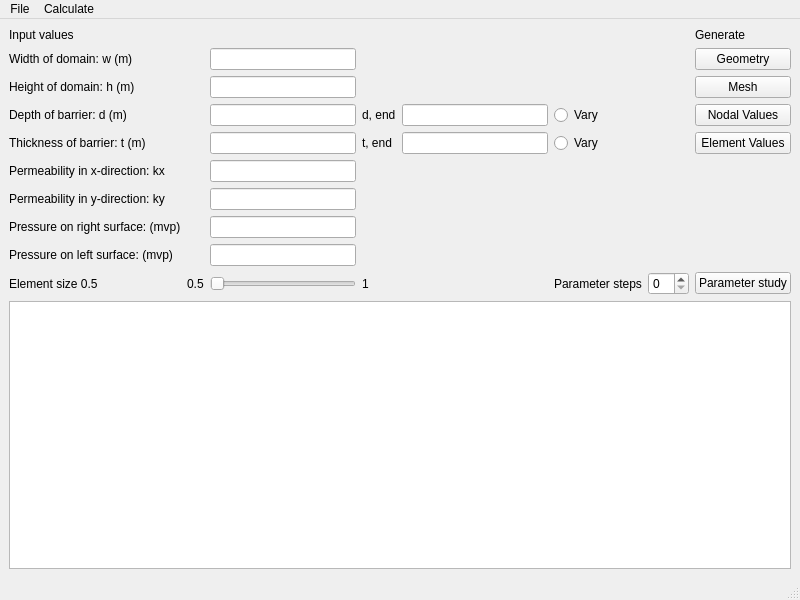
<?xml version='1.0' encoding='utf-8'?>
<ui version="4.0">
 <class>GroundwaterflowCalculator</class>
 <widget class="QMainWindow" name="GroundwaterflowCalculator">
  <property name="geometry">
   <rect>
    <x>0</x>
    <y>0</y>
    <width>800</width>
    <height>600</height>
   </rect>
  </property>
  <property name="windowTitle">
   <string>Groundwater Flow Calculator</string>
  </property>
  <widget class="QWidget" name="centralwidget">
   <layout class="QVBoxLayout" name="verticalLayout">
    <item>
     <layout class="QGridLayout" name="gridLayout">
      <item row="3" column="4">
       <widget class="QLineEdit" name="lineEdit" />
      </item>
      <item row="4" column="0">
       <widget class="QLabel" name="t_label">
        <property name="text">
         <string>Thickness of barrier: t (m)</string>
        </property>
       </widget>
      </item>
      <item row="3" column="0">
       <widget class="QLabel" name="d_label">
        <property name="text">
         <string>Depth of barrier: d (m)</string>
        </property>
       </widget>
      </item>
      <item row="1" column="7">
       <widget class="QPushButton" name="show_geometry_button">
        <property name="text">
         <string>Geometry</string>
        </property>
       </widget>
      </item>
      <item row="8" column="0">
       <widget class="QLabel" name="left_bc_label">
        <property name="text">
         <string>Pressure on left surface: (mvp)</string>
        </property>
       </widget>
      </item>
      <item row="1" column="0">
       <widget class="QLabel" name="w_label">
        <property name="text">
         <string>Width of domain: w (m)</string>
        </property>
       </widget>
      </item>
      <item row="9" column="3">
       <widget class="QLabel" name="label_4">
        <property name="text">
         <string>1</string>
        </property>
       </widget>
      </item>
      <item row="4" column="2">
       <widget class="QLineEdit" name="t_text" />
      </item>
      <item row="7" column="2">
       <widget class="QLineEdit" name="right_bc_text" />
      </item>
      <item row="3" column="3">
       <widget class="QLabel" name="label">
        <property name="text">
         <string>d, end</string>
        </property>
       </widget>
      </item>
      <item row="5" column="2">
       <widget class="QLineEdit" name="kx_text" />
      </item>
      <item row="3" column="2">
       <widget class="QLineEdit" name="d_text" />
      </item>
      <item row="9" column="6">
       <widget class="QSpinBox" name="spinBox" />
      </item>
      <item row="3" column="5">
       <widget class="QRadioButton" name="radioButton">
        <property name="text">
         <string>Vary</string>
        </property>
       </widget>
      </item>
      <item row="4" column="4">
       <widget class="QLineEdit" name="lineEdit_2" />
      </item>
      <item row="5" column="0">
       <widget class="QLabel" name="kx_label">
        <property name="text">
         <string>Permeability in x-direction: kx</string>
        </property>
       </widget>
      </item>
      <item row="6" column="0">
       <widget class="QLabel" name="ky_label">
        <property name="text">
         <string>Permeability in y-direction: ky</string>
        </property>
       </widget>
      </item>
      <item row="4" column="7">
       <widget class="QPushButton" name="show_element_values_button">
        <property name="text">
         <string>Element Values</string>
        </property>
       </widget>
      </item>
      <item row="9" column="7">
       <widget class="QPushButton" name="pushButton">
        <property name="text">
         <string>Parameter study</string>
        </property>
       </widget>
      </item>
      <item row="3" column="7">
       <widget class="QPushButton" name="show_nodal_values_button">
        <property name="text">
         <string>Nodal Values</string>
        </property>
       </widget>
      </item>
      <item row="9" column="0">
       <widget class="QLabel" name="element_size_label">
        <property name="text">
         <string>Element size 0.5</string>
        </property>
       </widget>
      </item>
      <item row="9" column="5">
       <widget class="QLabel" name="label_2">
        <property name="text">
         <string>Parameter steps</string>
        </property>
       </widget>
      </item>
      <item row="8" column="2">
       <widget class="QLineEdit" name="left_bc_text" />
      </item>
      <item row="6" column="2">
       <widget class="QLineEdit" name="ky_text" />
      </item>
      <item row="1" column="2">
       <widget class="QLineEdit" name="w_text" />
      </item>
      <item row="4" column="3">
       <widget class="QLabel" name="label_3">
        <property name="text">
         <string>t, end</string>
        </property>
       </widget>
      </item>
      <item row="0" column="0">
       <widget class="QLabel" name="input_values_label">
        <property name="text">
         <string>Input values</string>
        </property>
       </widget>
      </item>
      <item row="7" column="0">
       <widget class="QLabel" name="right_bc_label">
        <property name="text">
         <string>Pressure on right surface: (mvp)</string>
        </property>
       </widget>
      </item>
      <item row="2" column="7">
       <widget class="QPushButton" name="show_mesh_button">
        <property name="text">
         <string>Mesh</string>
        </property>
       </widget>
      </item>
      <item row="2" column="0">
       <widget class="QLabel" name="h_label">
        <property name="text">
         <string>Height of domain: h (m)</string>
        </property>
       </widget>
      </item>
      <item row="9" column="2">
       <widget class="QSlider" name="element_size_slider">
        <property name="orientation">
         <enum>Horizontal</enum>
        </property>
       </widget>
      </item>
      <item row="0" column="7">
       <widget class="QLabel" name="generation_label">
        <property name="text">
         <string>Generate</string>
        </property>
       </widget>
      </item>
      <item row="4" column="5">
       <widget class="QRadioButton" name="radioButton_2">
        <property name="text">
         <string>Vary</string>
        </property>
       </widget>
      </item>
      <item row="2" column="2">
       <widget class="QLineEdit" name="h_text" />
      </item>
      <item row="9" column="1">
       <widget class="QLabel" name="label_5">
        <property name="text">
         <string>0.5</string>
        </property>
       </widget>
      </item>
     </layout>
    </item>
    <item>
     <widget class="QPlainTextEdit" name="plainTextEdit" />
    </item>
   </layout>
  </widget>
  <widget class="QMenuBar" name="menubar">
   <property name="geometry">
    <rect>
     <x>0</x>
     <y>0</y>
     <width>800</width>
     <height>24</height>
    </rect>
   </property>
   <widget class="QMenu" name="menu_file">
    <property name="title">
     <string>File</string>
    </property>
    <addaction name="new_action" />
    <addaction name="open_action" />
    <addaction name="save_action" />
    <addaction name="save_as_action" />
    <addaction name="exit_action" />
   </widget>
   <widget class="QMenu" name="menu_calculate">
    <property name="title">
     <string>Calculate</string>
    </property>
    <addaction name="execute_action" />
   </widget>
   <addaction name="menu_file" />
   <addaction name="menu_calculate" />
  </widget>
  <widget class="QStatusBar" name="statusbar" />
  <action name="new_action">
   <property name="text">
    <string>New</string>
   </property>
  </action>
  <action name="open_action">
   <property name="text">
    <string>Open</string>
   </property>
  </action>
  <action name="save_action">
   <property name="text">
    <string>Save</string>
   </property>
  </action>
  <action name="save_as_action">
   <property name="text">
    <string>Save as ...</string>
   </property>
  </action>
  <action name="exit_action">
   <property name="text">
    <string>Exit</string>
   </property>
  </action>
  <action name="execute_action">
   <property name="text">
    <string>Execute</string>
   </property>
  </action>
 </widget>
 <resources />
 <connections />
</ui>
